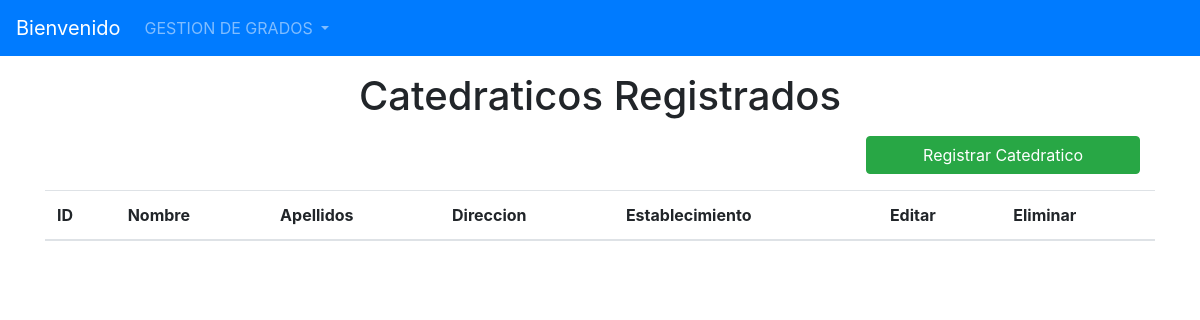
Before: /listarCatedraticos/ with the older database file.
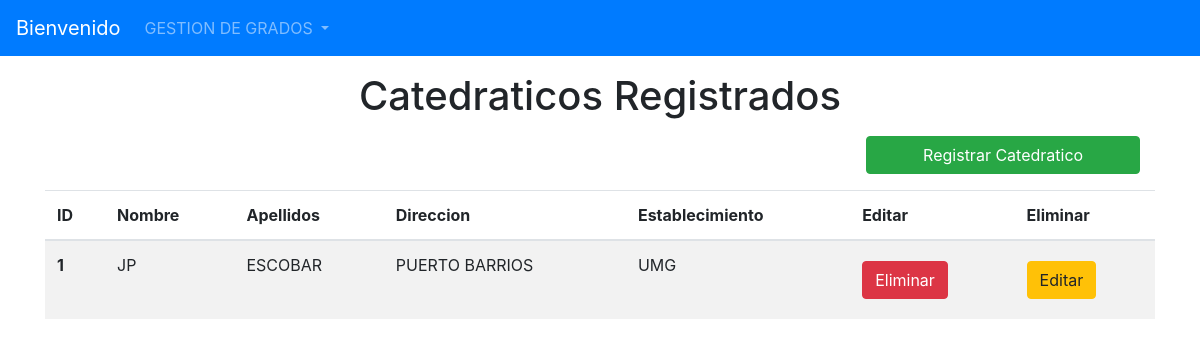
After: the same page with the newer database file.
### Models/Catedratico/models.py (models this page shows, shortened)
class Catedratico(models.Model):
        id_catedra= models.AutoField(primary_key=True)
        Nombre =  models.CharField(max_length=30)
        Apellido = models.CharField(max_length=30)
        Direccion =  models.CharField(max_length=30)
        establecimiento_id_esta= models.ForeignKey(Establecimiento, on_delete=models.CASCADE)

### Models/Establecimiento/models.py (models this page shows)
class Establecimiento(models.Model):
    id_esta = models.AutoField(primary_key=True)
    Nombre = models.CharField(max_length=50)
    director_id_direct = models.ForeignKey(Director, on_delete=models.CASCADE)
    municipio_id_muni= models.ForeignKey(Municipio, on_delete=models.CASCADE)
    def __str__(self):
        return '{}'.format(self.Nombre)

### Models/Catedratico/views.py (the view)
# urls.py: path("listarCatedraticos/", FormularioCatedraticoView.listar_Catedraticos, name='listarCatedraticos'),
    def listar_Catedraticos(request):
        Catedraticos = Catedratico.objects.all()
        return render(request, "ListaCatedraticos.html",{"lb_Catedraticos": Catedraticos})

### Templates/ListaCatedraticos.html (shortened to what this page needs)
{% extends 'index.html' %}
{% block content  %}
    <h1 align="center">Catedraticos Registrados</h1>
        <div class="row col-12 justify-content-end mb-2 pr-0">
        <a class="btn btn-success col-md-3" href="{% url 'registrarCatedratico' %}">Registrar Catedratico</a>
        </div>
<table class="table table-striped">
  <thead>
    <tr>
      <th scope="col">ID</th>
      <th scope="col">Nombre</th>
      <th scope="col">Apellidos</th>
      <th scope="col">Direccion</th>
      <th scope="col">Establecimiento</th>
        <th scope="col">Editar</th>
        <th scope="col">Eliminar</th>
    </tr>
  </thead>
  <tbody>
  {% for Catedratico in lb_Catedraticos %}
     <tr>
      <th scope="row">{{ Catedratico.id_catedra }}</th>
      <td>{{ Catedratico.Nombre }}</td>
      <td>{{Catedratico.Apellido}}</td>
      <td>{{Catedratico.Direccion}}</td>
      <td>{{Catedratico.establecimiento_id_esta}}</td>
      <td>
                            <a href="{% url 'ELIMINARCATEDRATICO' Catedratico.pk %}" class="btn btn-danger btn-icon-split">
                                <span class="text">Eliminar</span>
                            </a>
      </td>
      <td>
                            <a href="{% url 'MODIFICARCATEDRATICO' Catedratico.pk %}" class="btn btn-warning btn-icon-split">
                                <span class="text">Editar</span>
                            </a>
                        </td>
  {% endfor %}
  </tbody>
</table>
{% endblock %}

Changed rows visible on the page:
added Catedratico: id_catedra "1", Nombre "JP", Apellido "ESCOBAR", Direccion "PUERTO BARRIOS", establecimiento_id_esta "UMG"
